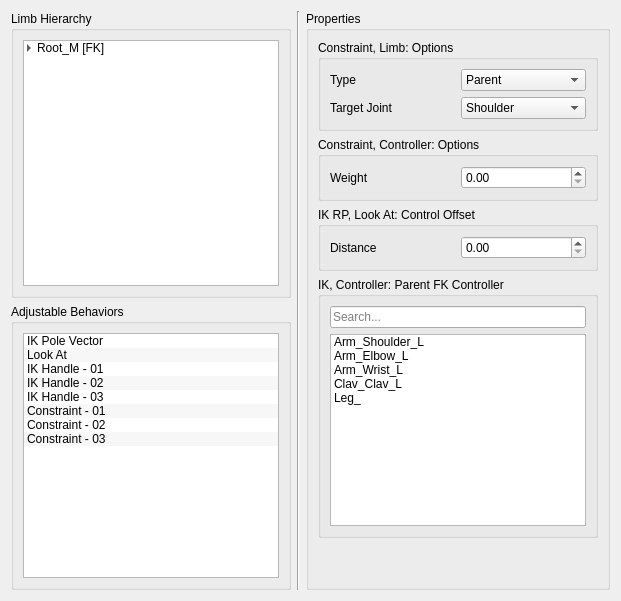
                <widget class="QWidget" name="tab_12">
                 <attribute name="title">
                  <string>Behaviours</string>
                 </attribute>
                 <layout class="QHBoxLayout" name="horizontalLayout_84">
                  <item>
                   <layout class="QHBoxLayout" name="horizontalLayout_85">
                    <item>
                     <layout class="QVBoxLayout" name="verticalLayout_78">
                      <item>
                       <widget class="QGroupBox" name="groupBox_48">
                        <property name="title">
                         <string>Limb Hierarchy</string>
                        </property>
                        <layout class="QHBoxLayout" name="horizontalLayout_86">
                         <item>
                          <layout class="QVBoxLayout" name="verticalLayout_87">
                           <item>
                            <widget class="QTreeWidget" name="treeWidget_14">
                             <property name="autoScrollMargin">
                              <number>16</number>
                             </property>
                             <property name="alternatingRowColors">
                              <bool>true</bool>
                             </property>
                             <property name="selectionMode">
                              <enum>QAbstractItemView::SingleSelection</enum>
                             </property>
                             <property name="autoExpandDelay">
                              <number>0</number>
                             </property>
                             <property name="indentation">
                              <number>10</number>
                             </property>
                             <property name="headerHidden">
                              <bool>true</bool>
                             </property>
                             <column>
                              <property name="text">
                               <string notr="true">1</string>
                              </property>
                             </column>
                             <item>
                              <property name="text">
                               <string>Root_M [FK]</string>
                              </property>
                              <item>
                               <property name="text">
                                <string>Spine_M [FK/IKS]</string>
                               </property>
                               <item>
                                <property name="text">
                                 <string>Arm_M [FK/IKS/IKR]</string>
                                </property>
                                <item>
                                 <property name="text">
                                  <string>Hand</string>
                                 </property>
                                </item>
                               </item>
                               <item>
                                <property name="text">
                                 <string>Head</string>
                                </property>
                               </item>
                               <item>
                                <property name="text">
                                 <string>Leg (M)</string>
                                </property>
                               </item>
                               <item>
                                <property name="text">
                                 <string>Tail</string>
                                </property>
                               </item>
                              </item>
                             </item>
                            </widget>
                           </item>
                          </layout>
                         </item>
                        </layout>
                       </widget>
                      </item>
                      <item>
                       <widget class="QGroupBox" name="groupBox_49">
                        <property name="title">
                         <string>Adjustable Behaviors</string>
                        </property>
                        <layout class="QVBoxLayout" name="verticalLayout_88">
                         <item>
                          <layout class="QVBoxLayout" name="verticalLayout_89">
                           <item>
                            <widget class="QListWidget" name="listWidget_15">
                             <property name="alternatingRowColors">
                              <bool>true</bool>
                             </property>
                             <item>
                              <property name="text">
                               <string>IK Pole Vector</string>
                              </property>
                             </item>
                             <item>
                              <property name="text">
                               <string>Look At</string>
                              </property>
                             </item>
                             <item>
                              <property name="text">
                               <string>IK Handle - 01</string>
                              </property>
                             </item>
                             <item>
                              <property name="text">
                               <string>IK Handle - 02</string>
                              </property>
                             </item>
                             <item>
                              <property name="text">
                               <string>IK Handle - 03</string>
                              </property>
                             </item>
                             <item>
                              <property name="text">
                               <string>Constraint - 01</string>
                              </property>
                             </item>
                             <item>
                              <property name="text">
                               <string>Constraint - 02</string>
                              </property>
                             </item>
                             <item>
                              <property name="text">
                               <string>Constraint - 03</string>
                              </property>
                             </item>
                            </widget>
                           </item>
                          </layout>
                         </item>
                        </layout>
                       </widget>
                      </item>
                     </layout>
                    </item>
                    <item>
                     <widget class="Line" name="line_24">
                      <property name="orientation">
                       <enum>Qt::Vertical</enum>
                      </property>
                     </widget>
                    </item>
                    <item>
                     <layout class="QVBoxLayout" name="verticalLayout_90">
                      <item>
                       <widget class="QGroupBox" name="groupBox_50">
                        <property name="sizePolicy">
                         <sizepolicy hsizetype="Expanding" vsizetype="Preferred">
                          <horstretch>0</horstretch>
                          <verstretch>0</verstretch>
                         </sizepolicy>
                        </property>
                        <property name="title">
                         <string>Properties</string>
                        </property>
                        <layout class="QHBoxLayout" name="horizontalLayout_87">
                         <item>
                          <layout class="QVBoxLayout" name="verticalLayout_92">
                           <item>
                            <widget class="QGroupBox" name="groupBox_21">
                             <property name="title">
                              <string>Constraint, Limb: Options</string>
                             </property>
                             <layout class="QVBoxLayout" name="verticalLayout_94">
                              <item>
                               <layout class="QVBoxLayout" name="verticalLayout_95">
                                <item>
                                 <layout class="QHBoxLayout" name="horizontalLayout_92">
                                  <item>
                                   <widget class="QLabel" name="label_46">
                                    <property name="text">
                                     <string>Type</string>
                                    </property>
                                   </widget>
                                  </item>
                                  <item>
                                   <widget class="QComboBox" name="comboBox_25">
                                    <property name="currentIndex">
                                     <number>0</number>
                                    </property>
                                    <item>
                                     <property name="text">
                                      <string>Parent</string>
                                     </property>
                                    </item>
                                    <item>
                                     <property name="text">
                                      <string>Position</string>
                                     </property>
                                    </item>
                                    <item>
                                     <property name="text">
                                      <string>Rotation</string>
                                     </property>
                                    </item>
                                    <item>
                                     <property name="text">
                                      <string>Scale</string>
                                     </property>
                                    </item>
                                   </widget>
                                  </item>
                                 </layout>
                                </item>
                                <item>
                                 <layout class="QHBoxLayout" name="horizontalLayout_93">
                                  <item>
                                   <widget class="QLabel" name="label_47">
                                    <property name="text">
                                     <string>Target Joint</string>
                                    </property>
                                   </widget>
                                  </item>
                                  <item>
                                   <widget class="QComboBox" name="comboBox_26">
                                    <property name="currentIndex">
                                     <number>1</number>
                                    </property>
                                    <item>
                                     <property name="text">
                                      <string>Clavical</string>
                                     </property>
                                    </item>
                                    <item>
                                     <property name="text">
                                      <string>Shoulder</string>
                                     </property>
                                    </item>
                                    <item>
                                     <property name="text">
                                      <string>Elbow</string>
                                     </property>
                                    </item>
                                    <item>
                                     <property name="text">
                                      <string>Wrist</string>
                                     </property>
                                    </item>
                                   </widget>
                                  </item>
                                 </layout>
                                </item>
                               </layout>
                              </item>
                             </layout>
                            </widget>
                           </item>
                           <item>
                            <widget class="QGroupBox" name="groupBox_52">
                             <property name="title">
                              <string>Constraint, Controller: Options</string>
                             </property>
                             <layout class="QVBoxLayout" name="verticalLayout_96">
                              <item>
                               <layout class="QVBoxLayout" name="verticalLayout_97">
                                <item>
                                 <layout class="QHBoxLayout" name="horizontalLayout_94">
                                  <item>
                                   <widget class="QLabel" name="label_48">
                                    <property name="text">
                                     <string>Weight</string>
                                    </property>
                                   </widget>
                                  </item>
                                  <item>
                                   <widget class="QDoubleSpinBox" name="doubleSpinBox_4"/>
                                  </item>
                                 </layout>
                                </item>
                               </layout>
                              </item>
                             </layout>
                            </widget>
                           </item>
                           <item>
                            <widget class="QGroupBox" name="groupBox_13">
                             <property name="title">
                              <string>IK RP, Look At: Control Offset</string>
                             </property>
                             <layout class="QVBoxLayout" name="verticalLayout_21">
                              <item>
                               <layout class="QHBoxLayout" name="horizontalLayout_7">
                                <item>
                                 <widget class="QLabel" name="label_16">
                                  <property name="text">
                                   <string>Distance</string>
                                  </property>
                                 </widget>
                                </item>
                                <item>
                                 <widget class="QDoubleSpinBox" name="doubleSpinBox"/>
                                </item>
                               </layout>
                              </item>
                             </layout>
                            </widget>
                           </item>
                           <item>
                            <widget class="QGroupBox" name="groupBox">
                             <property name="title">
                              <string>IK, Controller: Parent FK Controller</string>
                             </property>
                             <layout class="QVBoxLayout" name="verticalLayout_3">
                              <item>
                               <layout class="QVBoxLayout" name="verticalLayout_4">
                                <item>
                                 <widget class="QLineEdit" name="lineEdit">
                                  <property name="placeholderText">
                                   <string>Search...</string>
                                  </property>
                                 </widget>
                                </item>
                                <item>
                                 <widget class="QListWidget" name="listWidget">
                                  <item>
                                   <property name="text">
                                    <string>Arm_Shoulder_L</string>
                                   </property>
                                  </item>
                                  <item>
                                   <property name="text">
                                    <string>Arm_Elbow_L</string>
                                   </property>
                                  </item>
                                  <item>
                                   <property name="text">
                                    <string>Arm_Wrist_L</string>
                                   </property>
                                  </item>
                                  <item>
                                   <property name="text">
                                    <string>Clav_Clav_L</string>
                                   </property>
                                  </item>
                                  <item>
                                   <property name="text">
                                    <string>Leg_</string>
                                   </property>
                                  </item>
                                 </widget>
                                </item>
                               </layout>
                              </item>
                             </layout>
                            </widget>
                           </item>
                           <item>
                            <spacer name="verticalSpacer_8">
                             <property name="orientation">
                              <enum>Qt::Vertical</enum>
                             </property>
                             <property name="sizeHint" stdset="0">
                              <size>
                               <width>20</width>
                               <height>40</height>
                              </size>
                             </property>
                            </spacer>
                           </item>
                          </layout>
                         </item>
                        </layout>
                       </widget>
                      </item>
                     </layout>
                    </item>
                   </layout>
                  </item>
                 </layout>
                </widget>
